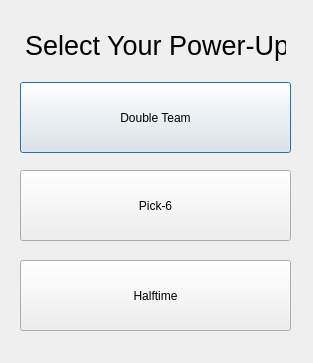
<?xml version="1.0" encoding="UTF-8"?>
<ui version="4.0">
 <class>powerUpDialog</class>
 <widget class="QDialog" name="powerUpDialog">
  <property name="geometry">
   <rect>
    <x>0</x>
    <y>0</y>
    <width>313</width>
    <height>363</height>
   </rect>
  </property>
  <property name="windowTitle">
   <string>Dialog</string>
  </property>
  <widget class="QLabel" name="label">
   <property name="geometry">
    <rect>
     <x>25</x>
     <y>20</y>
     <width>261</width>
     <height>51</height>
    </rect>
   </property>
   <property name="font">
    <font>
     <pointsize>20</pointsize>
    </font>
   </property>
   <property name="styleSheet">
    <string notr="true">@import url('https://fonts.googleapis.com/css?family=Sarpanch:900');

$rotationAmt: -12;

body {
  display: grid;
  grid-template-areas: &quot;. . .&quot; &quot;. text .&quot; &quot;. . .&quot;;
  grid-template-rows: 1fr auto 1fr;
  grid-template-columns: 1fr auto 1fr;
  height: 100vh;
  width: 100vw;
  margin: 0;
  overflow: hidden;
  background-image: radial-gradient(circle, #333333, #222222)
}

h1 {
  transform: skew(#{$rotationAmt}deg) rotate(#{$rotationAmt}deg);
  grid-area: text;
  font-family: 'Sarpanch', sans-serif;
  font-size: 20vmin;
  margin: 0;
  padding: 30px;
  color: #1d9099;
  text-shadow: 1vmin 1vmin 0 #E79C10, -1vmin -1vmin 0 #D53A33;
}</string>
   </property>
   <property name="text">
    <string>Select Your Power-Up!</string>
   </property>
  </widget>
  <widget class="QPushButton" name="doubleTeamBtn">
   <property name="geometry">
    <rect>
     <x>20</x>
     <y>82</y>
     <width>271</width>
     <height>71</height>
    </rect>
   </property>
   <property name="text">
    <string>Double Team</string>
   </property>
  </widget>
  <widget class="QPushButton" name="pick6Btn">
   <property name="geometry">
    <rect>
     <x>20</x>
     <y>170</y>
     <width>271</width>
     <height>71</height>
    </rect>
   </property>
   <property name="text">
    <string>Pick-6</string>
   </property>
  </widget>
  <widget class="QPushButton" name="halftimeBtn">
   <property name="geometry">
    <rect>
     <x>20</x>
     <y>260</y>
     <width>271</width>
     <height>71</height>
    </rect>
   </property>
   <property name="text">
    <string>Halftime</string>
   </property>
  </widget>
 </widget>
 <resources/>
 <connections/>
</ui>
